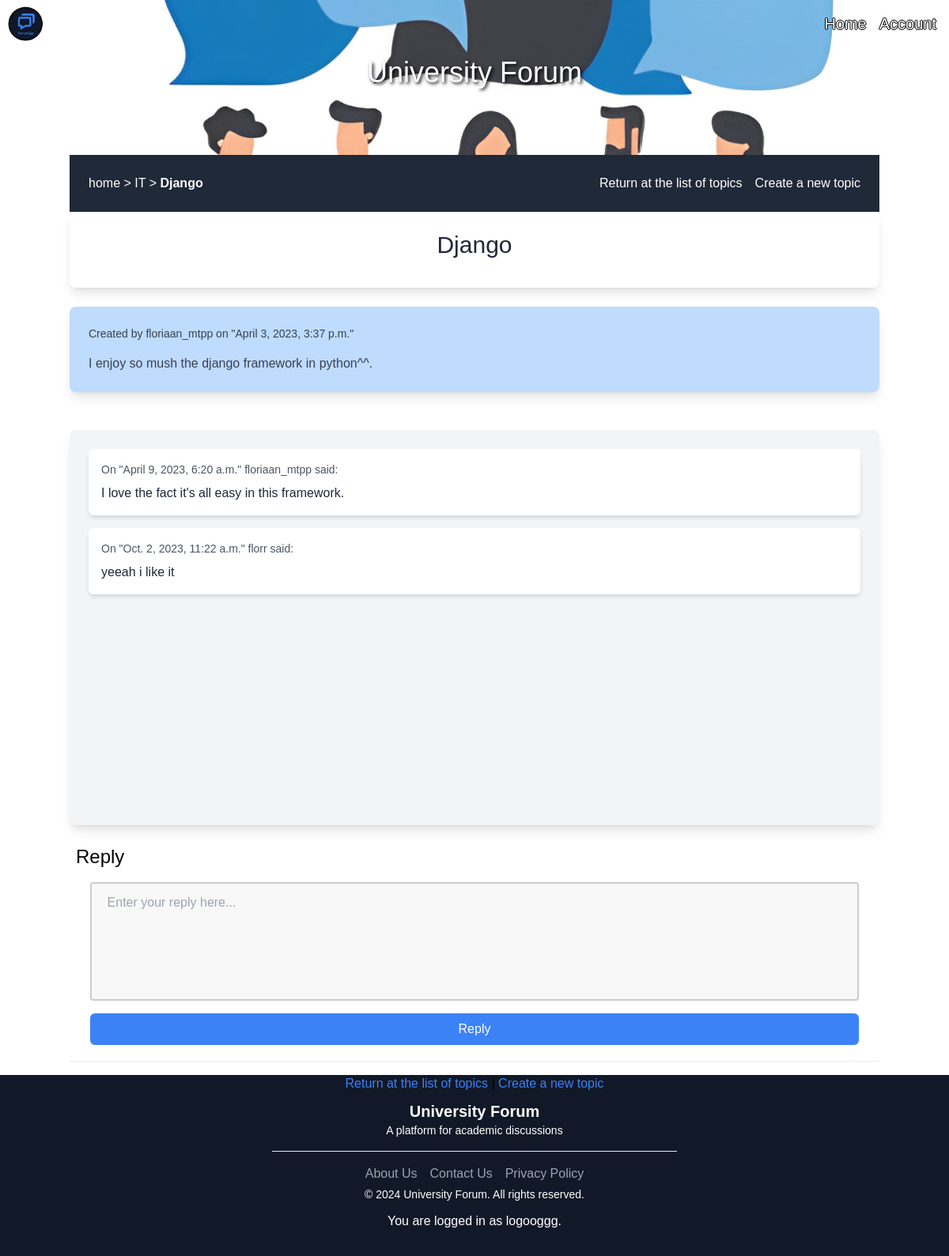
/topic/django/ (signed in), run on the app's committed database.
### forum/models.py (models this page shows, shortened)
class Topic(models.Model):
    IT= 'IT section'
    MATH = 'MATH section'
    PHYS = 'PHYS section'
    MEDICINE = 'Medicine section'
    SOCIOLOGY = 'Sociology section'
    DIVER = 'miscellaneous Topics'
    SECTION_CHOICES = [
        (IT, 'IT section'),
        (MATH, 'MATH section'),
        (PHYS, 'PHYS section'),
        (MEDICINE, 'Medicine section'),
        (SOCIOLOGY, 'Sociology section'),
        (DIVER, 'miscellaneous Topics'),
    ]
    section = models.CharField(max_length=30, choices=SECTION_CHOICES, verbose_name='Section', default='None')
    title = models.CharField(max_length=255)
    description = models.TextField()
    created_at = models.DateTimeField(auto_now_add=True)
    author = models.ForeignKey(settings.AUTH_USER_MODEL, on_delete=models.CASCADE)
    slug = models.SlugField(max_length=255, unique=True)

class Reply(models.Model):
    topic = models.ForeignKey(Topic, related_name='replies', on_delete=models.CASCADE)
    author = models.ForeignKey(settings.AUTH_USER_MODEL, on_delete=models.CASCADE)
    text = models.TextField()
    created_at = models.DateTimeField(auto_now_add=True)
    class Meta:
        ordering = ['created_at']

### authentication/models.py (models this page shows)
class User(AbstractUser):
    PROFESSOR = 'professor'
    STUDENT = 'student'
    IT = 'IT license'
    MATH = 'MATH license'
    PHYS = 'PHYS license'
    Medecine = 'Medecine'
    Sociology = 'Sociology license'
    ROLE_CHOICES = [
        (PROFESSOR, 'Professor'),
        (STUDENT, 'Student'),
    ]
    STUDIES_CHOICES = [
        (IT, 'IT license'),
        (MATH, 'MATH license'),
        (PHYS, 'PHYS license'),
        (Medecine, 'Medecine'),
        (Sociology, 'Sociology license'),
    ]
    profile_picture = models.ImageField(verbose_name='profile_picture', blank=True, null=True)
    role = models.CharField(max_length=30, choices=ROLE_CHOICES, verbose_name='Rôle')
    studies = models.CharField(max_length=30, choices=STUDIES_CHOICES, verbose_name='Studies', default='')

### forum/views.py (the view)
# urls.py: path('topic/<slug>/', forum.views.topic_detail, name='topic-detail'),
@login_required
def topic_detail(request, slug):
    topic = get_object_or_404(Topic, slug=slug)
    sectionTopic = topic.section.split()[0]
    if sectionTopic == 'IT':
        section = 'IT'
    elif sectionTopic == 'MATH':
        sectionTopic = 'Math'
        section = 'MATH'
    elif sectionTopic == 'PHYS':
        section = 'Physics'
    elif sectionTopic == 'Medicine':
        section = 'MEDECINE'
    elif sectionTopic == 'Sociology':
        section = 'SOCIOLOGY'
    else:
        sectionTopic = 'Miscellaneous'
        section = 'Miscellaneous'
    if request.method == 'POST':
        form = forms.ReplyTopicForm(request.POST)
        if form.is_valid():
            reply = form.save(commit=False)
            reply.author = request.user
            reply.topic = topic
            reply.save()
            return redirect('topic-detail', slug=slug)
    else:
        form = forms.ReplyTopicForm()
    return render(request, 'forum/topic_detail.html', {'topic': topic, 'form': form, 'section': section, 'sectionTopic': sectionTopic})

### forum/forms.py
class ReplyTopicForm(forms.Form):
    message = forms.CharField(widget=forms.Textarea(
        attrs={'rows': 5, 'placeholder': 'Your message'}))

### forum/templates/forum/topic_detail.html (shortened to what this page needs)
{% extends "base.html" %}
{% load static %}
{% load tailwind_tags %}
{% block content %}
<main class="container mx-auto flex align-center flex-col h-full justify-center">
    <div class="container mx-auto flex flex-col h-full">
        <div class="bg-img-first_section h-64 flex items-center flex-col justify-start">
            <h1 id="UF" class="text-4xl text-center text-white">University Forum</h1>
        </div>
        <div class="whereAreYou w-full bg-gray-800 h-20 flex items-center justify-between p-6">
            <p class="text-white hover:text-gray-200">
                <a href="/home" class="hover:text-gray-200 hover:underline">home</a> &gt;
                <a href="/section/{{ section }}/" class="hover:text-gray-200 hover:underline">{{ sectionTopic }}</a>
                &gt;
                <a href="/topic/{{ topic.slug }}/" class="font-bold hover:text-gray-200">{{ topic.title }}</a>
            </p>
            <div class="hidden md:flex items-center">
                <a href="{% url 'home' %}" class="text-white hover:text-gray-200 mr-4">Return at the list of topics</a>
                <a href="{% url 'create-ftopic' %}" class="text-white hover:text-gray-200">Create a new topic</a>
            </div>
        </div>
        <div class="div-topic bg-white rounded-lg shadow-lg p-6 mb-6">
            <h2 class="text-3xl text-gray-800 text-center mb-3">{{ topic.title }}</h2>
        </div>
        <div class="topic-content bg-blue-200 rounded-lg shadow-lg p-6 mb-6">
            <p class="text-sm text-gray-700">
                Created by <span class="font-medium">{{ topic.author.username }}</span> on "{{ topic.created_at }}"
            </p>
            <p class="mt-4 text-gray-700">{{ topic.description }}</p>
        </div>
        <br>
        <div class="replies bg-gray-100 rounded-lg shadow-lg p-6">
            {% for reply in topic.replies.all %}
            <div class="reply bg-white rounded-md shadow-md p-4 mb-4">
                <p class="text-sm text-gray-600">On "{{ reply.created_at }}" {{ reply.author.username }} said:</p>
                <p class="mt-2 text-gray-800">{{ reply.text }}</p>
            </div>
            {% empty %}
            <p class="text-gray-500">No replies yet.</p>
            {% endfor %}
        </div>
        <br>
        <div class="reply-textearea">
            <h3 class="text-2xl font-medium mb-4 ml-2">Reply</h3>
            <form method="post" class="flex flex-col">
                {{ form.as_p }}
                <input type="submit" value="Reply"
                    class="bg-blue-500 hover:bg-blue-700 text-white py-2 px-4 rounded-md mt-4">
            </form>
        </div>
        <hr class="border-gray-200">
        <div class="main-forum text-center pt-4 mb-4">
            <p>
                <a href="{% url 'home' %}" class="text-blue-500 hover:text-blue-700">Return at the list of topics</a>
                |
                <a href="{% url 'create-ftopic' %}" class="text-blue-500 hover:text-blue-700">Create a new topic</a>
            </p>
        </div>
</main>
{% endblock %}

### templates/base.html (shortened to what this page needs)
{% load static %}
{% load tailwind_tags %}
<html>
<head>
    <link rel="stylesheet" type="text/css" href="{% static 'css/style.css' %}?{% now 'U' %}">
    {% tailwind_css %}
</head>
<body>
    <nav class="navbar bg-transparent flex flex-row items-center absolute w-full z-10">
        <div class="nav-logo flex-grow">
            <img src="{% static 'assets/forumAppLogo.png' %}?{% now 'U' %}" alt="account-icon" class="h-15 w-12 ml-2">
        </div>
        <div class="nav-ul-right flex flex-row w-50 mr-4">
            <ul class="h-ful">
                <li>
                    <a href="{% url 'home' %}"
                        class="text-white hover:text-gray-900 mr-4 text-xl text-shadow-black">Home</a>
                </li>
            </ul>
            <ul class="account h-full">
                <li class="account">
                    <a href="{% url 'account' %}"
                        class="flex items-center text-white text-xl hover:text-gray-30 text-shadow-black hover:text-gray-900">
                        Account
                    </a>
                </li>
            </ul>
        </div>
    </nav>
    <main>
        <div class="content-div">
            {% block content %}{% endblock content %}
        </div>
    </main>
    <footer class="bg-gray-900 text-white py-8">
        <div class="container mx-auto flex flex-col items-center justify-center">
            <div class="flex flex-col md:flex-row items-center justify-between mb-4">
                <div class="mb-4 md:mb-0">
                    <h3 class="text-xl font-semibold text-center">University Forum</h3>
                    <p class="text-sm">A platform for academic discussions</p>
                </div>
            </div>
            <hr class="bg-white w-1/2 mb-4">
            <div class="flex items-center">
                <a href="#" class="text-gray-400 hover:text-gray-200 mr-4">
                    About Us
                </a>
                <a href="#" class="text-gray-400 hover:text-gray-200 mr-4">
                    Contact Us
                </a>
                <a href="#" class="text-gray-400 hover:text-gray-200">
                    Privacy Policy
                </a>
            </div>
            <div>
                <p class="text-sm m-1">&copy; 2024 University Forum. All rights reserved.</p>
                <p class="text-center mt-3">You are logged in as {{ user }}.</p>
            </div>
        </div>
    </footer>
</body>
</html>

### static/css/style.css (style rules this page uses)
:root { --primary-color: #403e3f; --secondary-color: #0b7a1a; --text-color: whitesmoke; }
* { font-family: 'Trebuchet MS', 'Lucida Sans Unicode', 'Lucida Grande', 'Lucida Sans', Arial, sans-serif; }
body { margin: 0; padding: 0; background-size: cover; }
.text-shadow-black { text-shadow: -1px 0 black, 0 1px black, 1px 0 black, 0 -1px black; }
main { height: calc(100vh - 4rem); width: 100%; min-height: 95vh; }
.bg-img-first_section h1 { color: white; text-shadow: 2px 2px 4px #000000; margin-top: 7%; }
.whereAreYou { margin-top: -2%; }
form { margin-bottom: 2%; }
form input { width: 95%; margin-left: 2.5%; }
form textarea { display: block; margin-left: 2.5%; width: 95%; height: 150px; padding: 12px 20px; box-sizing: border-box; border: 2px solid #ccc; border-radius: 4px; background-color: #f8f8f8; resize: none; }
.createT input, textarea { margin-bottom: 0.5%; }
.replies { min-height: 500px; overflow-y: auto; }
.reply { margin-bottom: 1rem; }

### data on the page
Topic: title "Django", author.username "floriaan_mtpp", created_at "April 3, 2023, 3:37 p.m.", description "I enjoy so mush the django framework in python^^."
Reply: created_at "April 9, 2023, 6:20 a.m.", author.username "floriaan_mtpp", text "I love the fact it's all easy in this framework."
Reply: created_at "Oct. 2, 2023, 11:22 a.m.", author.username "florr", text "yeeah i like it"
User: username "logooggg"

### other printed values
{{ sectionTopic }} "IT"
